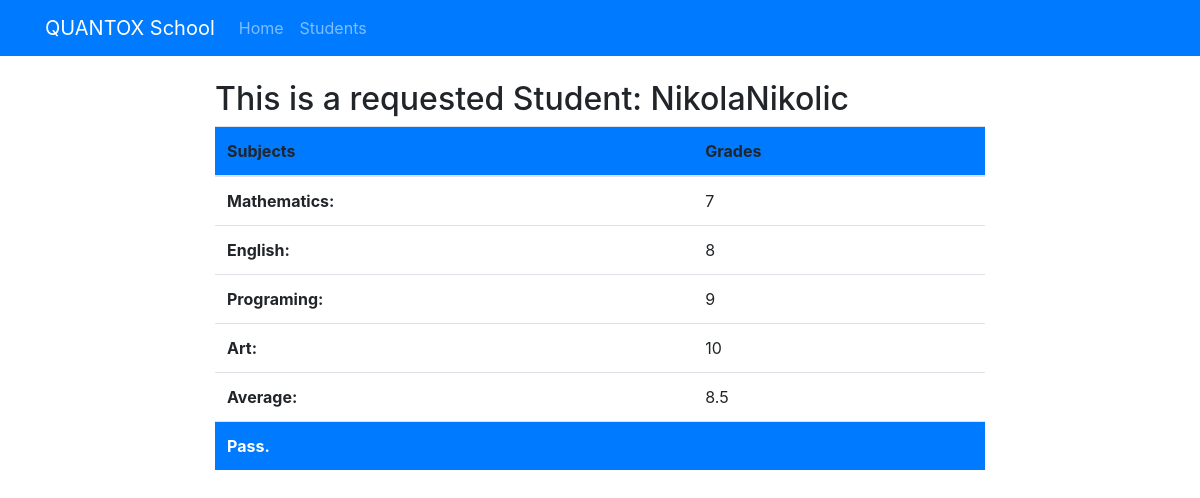
/?controller=students&action=show&student_id=4, run on the app's committed database.
### tables this page shows
CREATE TABLE grades (
    student_id int NOT NULL,
    school_board varchar(10),
    mathematics int,
    english int,
    programing int,
    art int,
    FOREIGN KEY (student_id) REFERENCES students(student_id)
);

create table students (student_id int primary key auto_increment, student_name varchar(50), student_lastname varchar(50));

### controllers/students_controller.php (called while the page is built, shortened)
<?php
	class StudentsController {
		public function show() {
			$student = self::getStudent();
			$average = self::averageGrades($student->mathematics,$student->english,$student->programing,$student->art);
			switch ($student->school_board) {
				case 'CSMB':
					$pass = self::csmb($student->mathematics,$student->english,$student->programing,$student->art);
					break;
			}
			require_once('views/students/show.php');
		}
		public static function getStudent() {
				return $student = Student::find($_GET['student_id']);
		}
		public static function averageGrades($mathematics,$english,$programing,$art) {
			$sum = $mathematics + $english + $programing + $art;
			$count = 4;
			$average = $sum/$count;
			return $average;
		}
		public static function csmb($mathematics,$english,$programing,$art) {
			$subjects = [
							$mathematics,
							$english,
							$programing,
							$art
						];
			$max_grade = $subjects[0];
			$counter = 0;
			foreach ($subjects as $subject) {
				if (!is_null($subject)) {
					$counter++;
					if ($subject > $max_grade) {
						$max_grade = $subject;
					}
				}
			}
			if ($counter >= 2) {
				if ($max_grade > 8) {
					$pass = 'Pass.';
				} else {
					$pass = 'Failed.';
				}
			} else {
				$pass = 'Failed.';
			}
			return $pass;
		}
	}

### views/layout.php (called while the page is built)
<?php require_once('inc/header.php'); ?>
<?php require_once('inc/navbar.php'); ?>
<?php require_once('routes.php'); ?>
<?php require_once('inc/footer.php'); ?>

### index.php (called while the page is built, shortened)
<?php
	require_once('views/layout.php');

### models/student.php (called while the page is built, shortened)
<?php
	class Student {
		public function __construct( $student_id, $student_name, $student_lastname, $school_board, $mathematics, $english, $programing, $art) {
			$this->student_name     = $student_name;
			$this->student_lastname = $student_lastname;
			$this->mathematics      = $mathematics;
			$this->english          = $english;
			$this->programing       = $programing;
			$this->art              = $art;
		}
		public static function find($student_id) {
			$db = Db::getInstance();
			$id = intval($student_id);
			$req = $db->prepare('SELECT b.student_id,
									   b.student_name,
								       b.student_lastname,
								       a.school_board,
								       a.mathematics,
								       a.english,
								       a.programing,
								       a.art
								FROM grades a
								JOIN students b
								ON a.student_id = b.student_id
								WHERE b.student_id = :id');
			$req->execute(array('id' => $id));
			$student = $req -> fetch();
			return new Student(
								$student['student_id'],
								$student['student_name'],
								$student['student_lastname'],
								$student['school_board'],
								$student['mathematics'],
								$student['english'],
								$student['programing'],
								$student['art']
							  );
		}
	}

### views/students/show.php (the view)
<div class="container-fluid">
	<div class="row mt-4">
		<div class="col-lg-8 col-md-6 col-xs-12 mx-auto">
			<h2>This is a requested Student: <?php echo $student->student_name . $student->student_lastname; ?></h2>
			<table class="table">
			  <thead class="bg-primary">
			    <tr>
			      <th scope="col">Subjects</th>
			      <th scope="col">Grades</th>
			    </tr>
			  </thead>
			  <tbody>
			    <tr>
			      <th scope="row">Mathematics:</th>
			      <td><?php echo $student->mathematics; ?></td>
			    </tr>
			    <tr>
			      <th scope="row">English:</th>
			      <td><?php echo $student->english; ?></td>
			    </tr>
			    <tr>
			      <th scope="row">Programing:</th>
			      <td><?php echo $student->programing; ?></td>
			    </tr>
			    <tr>
			      <th scope="row">Art:</th>
			      <td><?php echo $student->art; ?></td>
			    </tr>
			    <tr>
			      <th scope="row">Average:</th>
			      <td><?php echo $average; ?></td>
			    </tr>
			    <tr class="bg-primary text-white">
			      <th scope="row " colspan="2"><?php echo $pass; ?></th>
			    </tr>
			  </tbody>
			</table>
		</div>
	</div>
</div>

### data on the page
grades: student_id.student_name "Nikola", student_id.student_lastname "Nikolic", mathematics "7", english "8", programing "9", art "10", average "8.5", pass "Pass."
